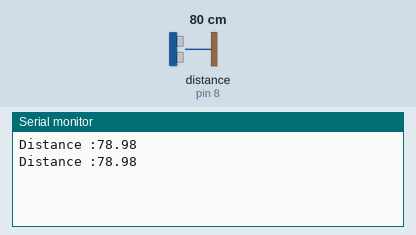
A sketch run on a simulated Arduino Uno, built with avr-gcc and run on an emulated ATmega328P. Parts: the last lines printed to the serial monitor. Wiring (inferred from the names in the program): ultrasonic range finder: trigger pin 12; echo pin 8. The test bench sets the inputs (shaded band); at power-on: distance to the obstacle (sensor on pin 8) 80 cm. The echo pulse lasts 58.3 µs per cm.

Above: at 5.8 s.
5.9 s: distance to the obstacle (sensor on pin 8) set to 2 cm
At 8.7 s:
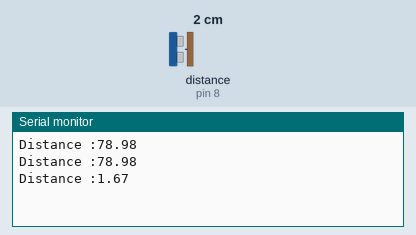
10.1 s: distance to the obstacle (sensor on pin 8) set to 4 cm
At 12.2 s:
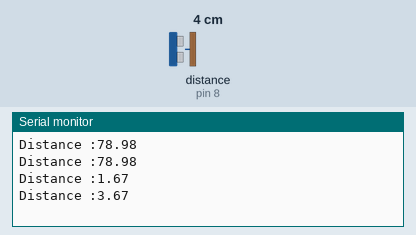
Timing chart, 0 to 13.7 s (numbered marks = the images above; inputs shaded):
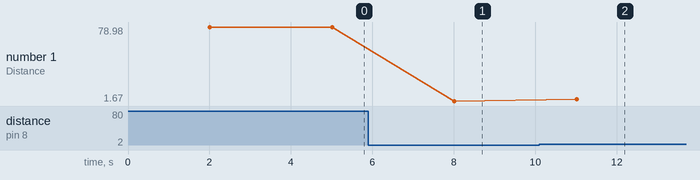

Measured:
- after the input at 5.9 s, the serial monitor: prints a new line after 2.1 s (image 1)
- after the input at 10.1 s, the serial monitor: prints a new line after 0.91 s (image 2)
- plotted number 1: 78.98 → 1.67 after the input at 5.9 s, 1.67 → 3.67 after the input at 10.1 s

The sketch:

UltraSonic.ino
```cpp
int echo = 8, trig = 12;
void setup() {
  // put your setup code here, to run once:
  Serial.begin(9600);
  pinMode(echo, INPUT);
  pinMode(trig, OUTPUT);

}

void loop() {
  // put your main code here, to run repeatedly:
  digitalWrite(trig, LOW);
  delay(2000);
  digitalWrite(trig,HIGH);
  delayMicroseconds(20);
  digitalWrite(trig, LOW);
  float time;
  time = pulseIn(echo,HIGH);
  float distance = (time * 0.017);
  Serial.print("Distance :");
  Serial.println(distance);
  delay(1000);
}
```
